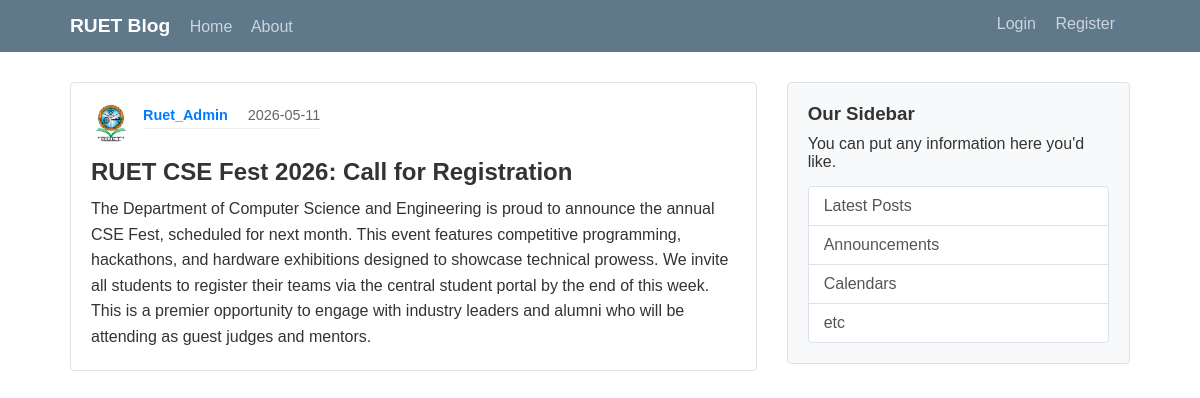
The page /post/5 on the database its author committed.
### flaskblog/models.py (models this page shows, shortened)
class User(db.Model, UserMixin):
    id = db.Column(db.Integer, primary_key = True)
    username = db.Column(db.String(20), unique = True, nullable = False)
    email = db.Column(db.String(120), unique = True, nullable = False)
    image_file = db.Column(db.String(20), nullable = False, default = 'default.jpg')
    password = db.Column(db.String(60), nullable = False)
    posts = db.relationship('Post', backref = 'author', lazy = True)

class Post(db.Model):
    id = db.Column(db.Integer, primary_key = True)
    title = db.Column(db.String(100), nullable = False)
    date_posted = db.Column(db.DateTime, nullable = False, default = datetime.utcnow)
    content = db.Column(db.Text, nullable = False)
    user_id = db.Column(db.Integer, db.ForeignKey('user.id'), nullable = False)

### flaskblog/routes.py (the view)
@app.route("/post/<int:post_id>")
def post(post_id):
    post = Post.query.get_or_404(post_id)
    return render_template('post.html', title= post.title, post=post)

### flaskblog/templates/post.html (shortened to what this page needs)
{% extends "layout.html" %}
{% block content %}
<article class="post-card">
    <div class="post-header">
        <img src="{{ url_for('static', filename='profile_pics/' + post.author.image_file) }}" class="rounded-circle article-img" alt="">
        <div class="post-metadata">
            <span class="author">{{ post.author.username }}</span>
            <span class="date">{{ post.date_posted.strftime('%Y-%m-%d') }}</span>
        </div>
    </div>
    <h2 class="post-title">{{ post.title }}</h2>
    <p class="post-content">{{ post.content }}</p>
</article>
{% endblock %}

### flaskblog/static/styles.css (style rules this page uses)
* { box-sizing: border-box; margin: 0; padding: 0; font-family: Arial, sans-serif; }
body { background-color: #ffffff; color: #333; }
.post-card { border: 1px solid #dee2e6; padding: 20px; margin-bottom: 20px; border-radius: 4px; }
.post-metadata { border-bottom: 1px solid #eee; padding-bottom: 5px; margin-bottom: 10px; font-size: 0.85rem; }
.author { color: #007bff; font-weight: bold; margin-right: 10px; }
.date { color: #777; }
.post-header { display: flex; align-items: center; margin-bottom: 15px; }
.article-img.rounded-circle { height: 40px; width: 40px; border-radius: 50%; object-fit: cover; margin-right: 12px; }
.post-metadata { display: flex; gap: 10px; font-size: 0.9rem; }
.author { font-weight: bold; color: #007bff; }
.date { color: #666; }
.post-title { margin-bottom: 10px; font-size: 1.5rem; }
.post-content { line-height: 1.6; color: #333; }

### rows shown on the page
User: image_file (picture), author.username "Ruet_Admin"
Post: date_posted "2026-05-11", title "RUET CSE Fest 2026: Call for Registration", content "The Department of Computer Science and Engineering is proud to announce the annual CSE Fest, scheduled for next month. This event features competitive programming, hackathons, and hardware exhibitions designed to showcase technical prowess. We invite all students to register their teams via the central student portal by the end of this week. This is a premier opportunity to engage with industry leaders and alumni who will be attending as guest judges and mentors."
